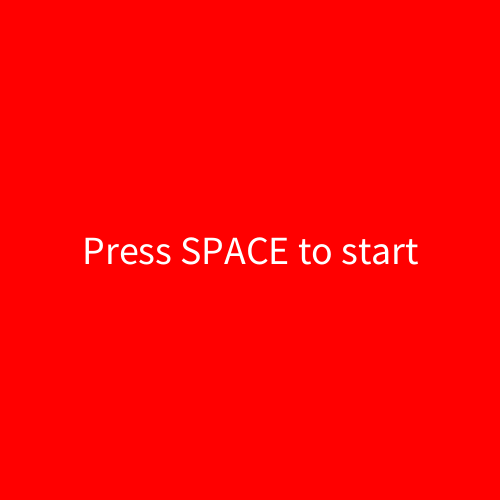
Frame 1 (no input)
Frame 60 (the mouse pressed at the canvas centre just before this capture): identical to frame 1, image omitted
Frame 120 (the mouse held since frame 60 and released just before this capture): identical to frame 1, image omitted

The Processing sketch that drew this single still picture (run headless with seeded random() and noise(); from frame 60 on, the mouse is pressed at the canvas centre):

// Processing sketch: Eind_opdracht_practice
// ── Eind_opdracht_practice.pde
boolean started = false;
boolean restart = false;
double time;
int changeTime;

void setup() {
frameRate(60);
textAlign(CENTER, CENTER);
textSize(40);
background(255, 0, 0);
text("Press SPACE to start", 250, 250);
size(500, 500);
}

void draw() {
}

void keyReleased() {
  if(keyCode == 32) {
    if(started == true) return;
    if(started == false || restart == true) {
      fill(255, 0, 0);
      rect(500, 500, 500, 500);
      changeTime = 0;
      
      started = true;
      time = (millis() + Math.random() * 7500);
      while(millis() <= time) {
      println(millis());
      } 
      
      background(0, 255, 0);
      changeTime = millis();
      
    }
    
  }
}

void keyPressed() {
  if(keyCode == 32) {
    if(started == false) {
      return;
    }
    int reactionSpeedInMs = millis() - changeTime;
    textAlign(CENTER, CENTER);
    textSize(40);
    text(reactionSpeedInMs + "ms ", 250, 250);
    text("Click SPACE to play again", 250, 300);
    restart = true;
    
    time = 0;
    reactionSpeedInMs = 0;
  }
}
